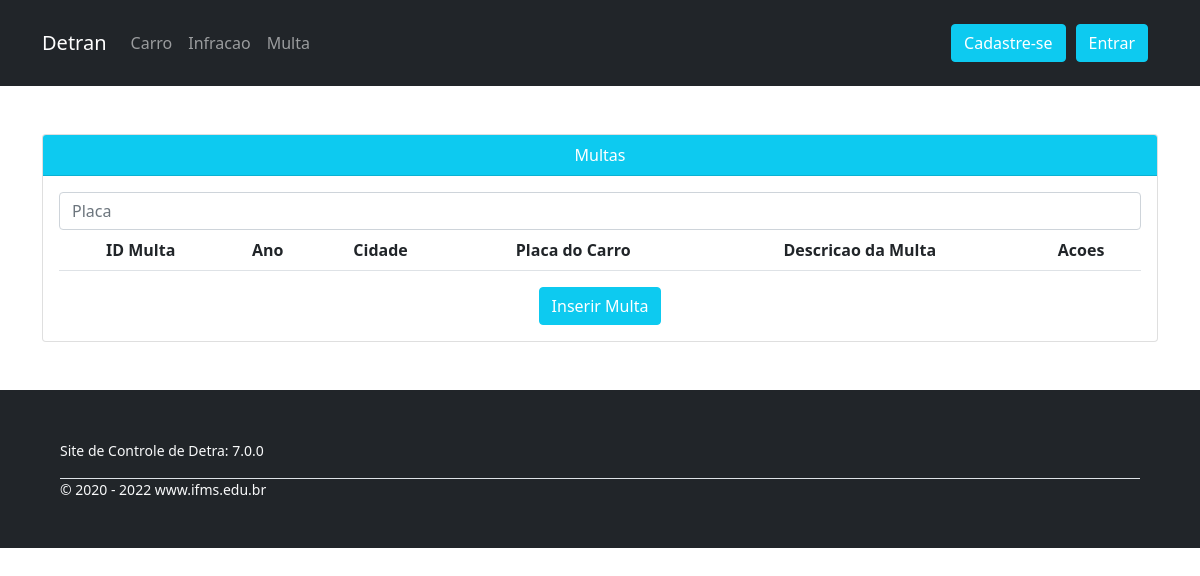
Page /multas/ on the earlier database version.
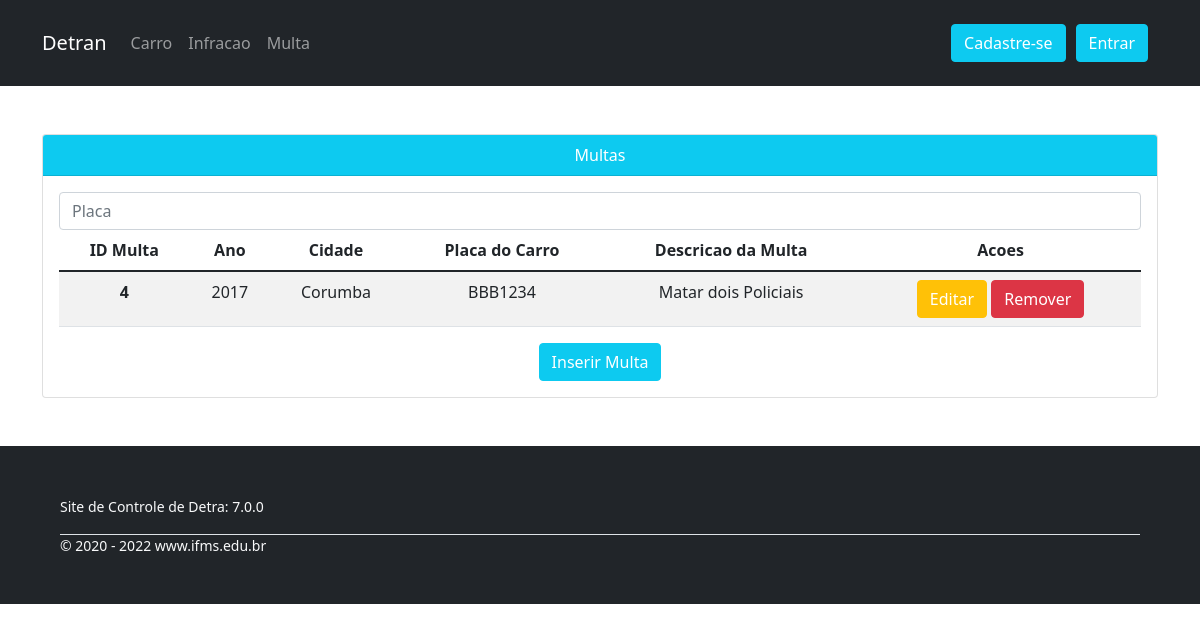
Same page on the later database version.
### tables this page shows
CREATE TABLE `tb_multa` (
  `idtb_multa` int(10) UNSIGNED NOT NULL,
  `ano` int(11) NOT NULL,
  `cidade` varchar(50) NOT NULL,
  `tb_carro_idtb_carro` int(10) UNSIGNED NOT NULL,
  `tb_infracao_idtb_infracao` int(10) UNSIGNED NOT NULL
);

CREATE TABLE `tb_carro` (
  `idtb_carro` int(10) UNSIGNED NOT NULL,
  `usuario_id` int(10) UNSIGNED NOT NULL,
  `nome` varchar(20) DEFAULT NULL,
  `placa` varchar(20) DEFAULT NULL,
  `postado_em` timestamp NOT NULL DEFAULT current_timestamp()
);

CREATE TABLE `tb_infracao` (
  `idtb_infracao` int(10) UNSIGNED NOT NULL,
  `descricao` varchar(200) NOT NULL,
  `pontos` int(11) NOT NULL,
  `valor` double NOT NULL
);

### app/Controllers/Multas.php (called while the page is built, shortened)
<?php
class Multas extends Controller
{
    private $multaServer;
    public function __construct()
    {
        $this->multaServer = $this->server('Multa');
    }
    public function index()
    {
        $dados = $this->multaServer->getAllMultas();
        $this->view('paginas/viewMulta', $dados);
    }
}

### app/Libraries/Rota.php (called while the page is built, shortened)
<?php
    class Rota{
        private $metodo = 'index';
        public function __construct(){
            $url = $this->url();
            unset($url[0]);
            $this->controlador = new $this->controlador;
            $this->parametros = $url ? array_values($url) : [];
            call_user_func_array([$this->controlador, $this->metodo], $this->parametros);
        }
        private function url(){
            $url = filter_input(INPUT_GET, 'url', FILTER_SANITIZE_URL);
            if(isset($url)):
                $url = trim(rtrim($url, '/'));
                $url = explode('/', $url);
                return $url;
            endif;
        }
    }
?>

### app/Libraries/Database.php (called while the page is built, shortened)
<?php
    class Database{
        private $host = 'localhost';
        private $user = 'root';
        private $senha = '';
        private $base = 'detran';
        private $porta = '3306';
        private $dbh;
        private $stmt;
        public function __construct(){
            $dsn = "mysql:host=".$this->host.";port=".$this->porta.";dbname=".$this->base;
            $opcoes = [
                PDO::ATTR_PERSISTENT => true,
                PDO::ATTR_ERRMODE => PDO::ERRMODE_EXCEPTION
            ];
            try {
                $this->dbh = new PDO($dsn, $this->user, $this->senha, $opcoes);
            } catch (PDOException $e) {
                print "Error!: " . $e->getMessage() . "<br/>";
                die();
            }
        }
        public function query($sql){
            $this->stmt = $this->dbh->prepare($sql);
        }
        public function executar(){
            return $this->stmt->execute();
        }
        public function resultados(){
            $this->executar();
            return $this->stmt->fetchALL(PDO::FETCH_OBJ);
        }
    }
?>

### app/Servers/serverMulta.php (called while the page is built, shortened)
<?php
class serverMulta extends Controller
{
    private $db;
    public function __construct()
    {
        $this->db = new Database();
    }
    public function getAllMultas()
    {
        $this->db->query("SELECT tb_multa.idtb_multa,
                                tb_multa.ano,
                                tb_multa.cidade,
                                tb_carro.placa,
                                tb_infracao.descricao,
                                tb_carro.idtb_carro,
                                tb_infracao.idtb_infracao FROM `tb_multa`
                                INNER JOIN `tb_carro` ON tb_carro.idtb_carro = tb_multa.tb_carro_idtb_carro
                                INNER JOIN `tb_infracao` ON tb_infracao.idtb_infracao = tb_multa.tb_infracao_idtb_infracao;");
        return $this->db->resultados();
    }
}

### app/autoload.php (called while the page is built, shortened)
<?php
    spl_autoload_register(
        function($classe){
            $diretorios = [
                'Libraries',
                'Helpers',
                'Models'
            ];
            foreach ($diretorios as $diretorio):
                $arquivo = __DIR__.DIRECTORY_SEPARATOR.$diretorio.DIRECTORY_SEPARATOR.$classe.'.php';
            endforeach;
        }
    );
?>

### app/Views/paginas/viewMulta.php (the view, shortened to what this page needs)
<div class="container py-5 text-center">
    <div class="card">
        <div class="card-header bg-info text-white">
            Multas
        </div>
        <div class="card-body">
            <form action="<?= URL ?>/multas/search" class="form-inline my-2 my-md-0" method="POST">
                <input name="placa" class="form-control" placeholder="Placa">
            </form>
            <table class="table table-striped">
                <thead>
                    <tr>
                        <th scope="col">ID Multa</th>
                        <th scope="col">Ano</th>
                        <th scope="col">Cidade</th>
                        <th scope="col">Placa do Carro</th>
                        <th scope="col">Descricao da Multa</th>
                        <th scope="col">Acoes</th>
                    </tr>
                </thead>
                <tbody>
                    <?php foreach ($dados as $multa) : ?>
                        <tr>
                            <th scope="row"><?= $multa->idtb_multa ?></th>
                            <td><?= $multa->ano ?></td>
                            <td><?= $multa->cidade ?></td>
                            <td><?= $multa->placa ?></td>
                            <td><?= $multa->descricao ?></td>
                            <td>
                                <a class="btn btn-warning text-white" href="<?= URL ?>/multas/edit/<?= $multa->idtb_multa ?>">Editar</a>
                                <a class="btn btn-danger" href="<?= URL ?>/multas/remove/<?= $multa->idtb_multa ?>">Remover</a>
                            </td>
                        </tr>
                    <?php endforeach ?>
                </tbody>
            </table>
            <a class="btn btn-info text-white btn-block" href="<?= URL ?>/multas/insert">Inserir Multa</a>
        </div>
    </div>
</div>

Differences in the rows shown:
added tb_multa: idtb_multa "4", ano "2017", cidade "Corumba", tb_carro.placa "BBB1234", tb_infracao.descricao "Matar dois Policiais"
